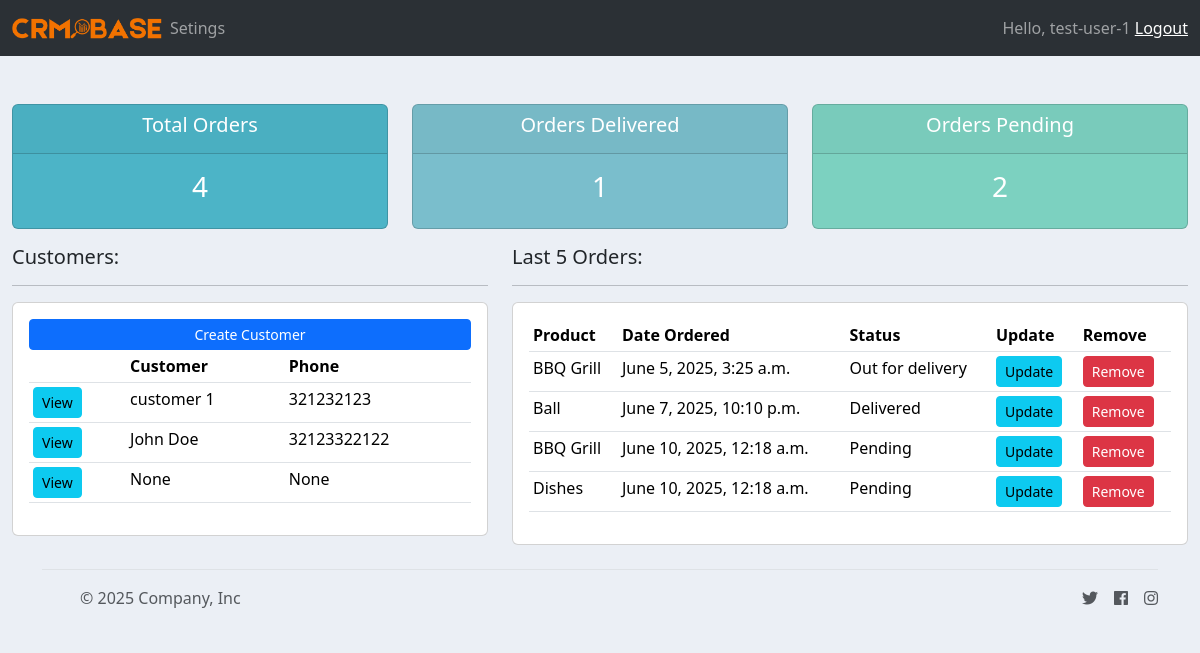
The page / (signed in) on the database as committed earlier.
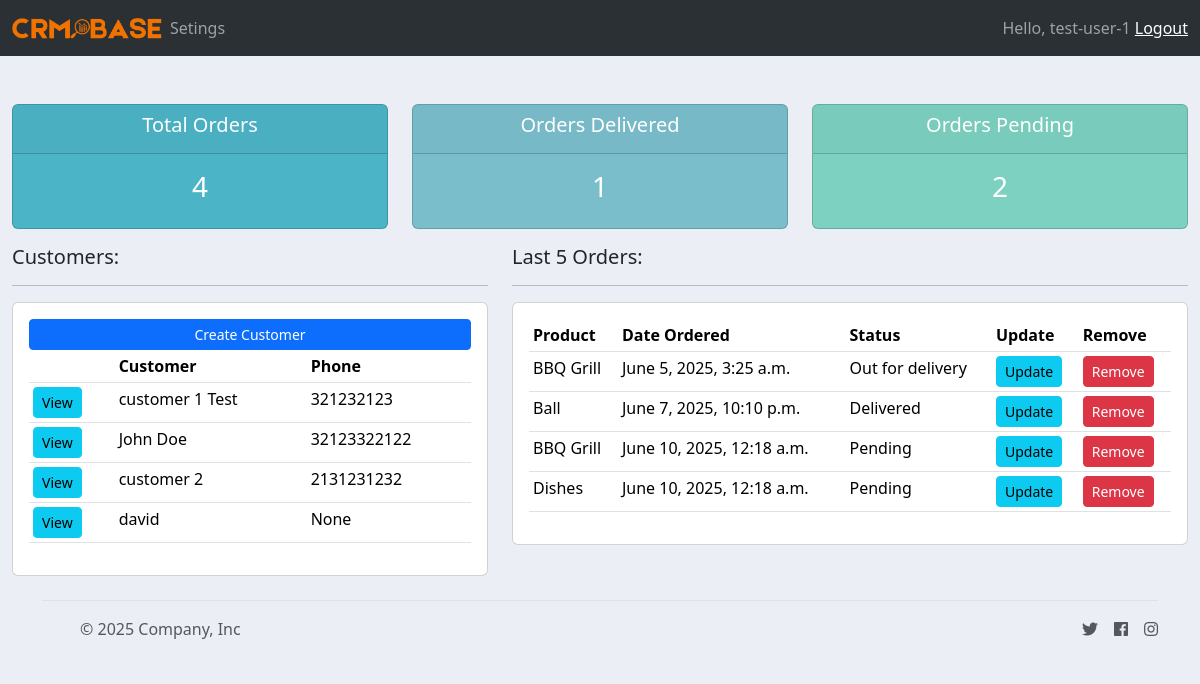
The same page on the database as committed later.
### account/models.py (models this page shows, shortened)
class Customer(models.Model):
    user = models.OneToOneField(User,null=True,blank=True,on_delete=models.CASCADE)
    name = models.CharField(max_length=200,null=True)
    email = models.CharField(max_length=200,null=True)
    phone = models.CharField(max_length=200,null=True)
    profile_pic = models.ImageField(default="profile-2.png",null=True,blank=True)
    date_created = models.DateTimeField(auto_now_add=True,null=True)

class Order(models.Model):
    STATUS = (
        ('Pending','Pending'),
        ('Out for delivery','Out for delivery'),
        ('Delivered','Delivered'),
    )
    customer = models.ForeignKey(Customer,null=True, on_delete=models.SET_NULL)
    product = models.ForeignKey(Product,null=True, on_delete=models.SET_NULL)
    date_created = models.DateTimeField(auto_now_add=True,null=True)
    status = models.CharField(max_length=200,null=True,choices=STATUS)
    note = models.CharField(max_length=1000,null=True)

class Product(models.Model):
    CATEGORY = (
        ('Indoor','Indoor'),
        ('Out Door','Out Door'),
    )
    name = models.CharField(max_length=200,null=True)
    price = models.FloatField(null=True)
    category = models.CharField(max_length=200,null=True, choices=CATEGORY)
    description = models.CharField(max_length=200,null=True,blank=True)
    date_created = models.DateTimeField(auto_now_add=True,null=True)
    tags = models.ManyToManyField(Tag)
    def __str__(self):
        return self.name

### account/decorators.py (the view)
    def wrapper_func(request,*args,**kwargs):
        group = None
        if request.user.groups.exists():
            group = request.user.groups.all()[0].name
        if group == 'customer':
            return redirect('user_page')
        else:
            return view_func(request,*args,**kwargs)

### account/views.py (called while the page is built)
@login_required(login_url="login")
@admin_only
def home(request):
    orders = Order.objects.all()
    customers = Customer.objects.all()
    total_customers = customers.count()
    total_orders = orders.count()
    delivered = orders.filter(status="Delivered").count()
    pending = orders.filter(status="Pending").count()
    context = {'orders':orders, 'customers':customers,
            "total_customers":total_customers,
            "total_orders":total_orders,
              "delivered":delivered,
                        "pending":pending          }
    return render(request,'account/dashboard.html',context)

### account/templates/account/dashboard.html
{% extends 'account/main.html' %} {% block content %}
<br />
{% include 'account/status.html' %}
<div class="row">
  <div class="col-md-5">
    <h5>Customers:</h5>
    <hr />
    <div class="card card-body">
      <a class="btn btn-primary btn-sm btn-block" href="">Create Customer</a>
      <table class="table table-sm">
        <tr>
          <th></th>
          <th>Customer</th>
          <th>Phone</th>
        </tr>
        {% for customer in customers %}
        <tr>
          <td>
            <a
              class="btn btn-sm btn-info"
              href="{% url 'customer' customer.id %}"
              >View</a
            >
          </td>
          <td>{{customer.name}}</td>
          <td>{{customer.phone}}</td>
        </tr>
        {% endfor %}
      </table>
    </div>
  </div>
  <div class="col-md-7">
    <h5>Last 5 Orders:</h5>
    <hr />
    <div class="card card-body">
      <table class="table table-sm">
        <tr>
          <th>Product</th>
          <th>Date Ordered</th>
          <th>Status</th>
          <th>Update</th>
          <th>Remove</th>
        </tr>
        {% for order in orders %}
        <tr>
          <td>{{order.product}}</td>
          <td>{{order.date_created}}</td>
          <td>{{order.status}}</td>
          <td>
            <a
              class="btn btn-sm btn-info"
              href="{% url 'update_order' order.id %}"
              >Update</a
            >
          </td>
          <td>
            <a
              class="btn btn-sm btn-danger"
              href="{% url 'delete_order' order.id %}"
              >Remove</a
            >
          </td>
        </tr>
        {% endfor %}
      </table>
    </div>
  </div>
</div>
{% endblock %}

### account/templates/account/main.html (shortened to what this page needs)
{% load static %}
<!DOCTYPE html>
<html>
  <head>
    <link
      href="https://cdn.jsdelivr.net/npm/bootstrap@5.3.6/dist/css/bootstrap.min.css"
      rel="stylesheet"
    />
    <link
      rel="stylesheet"
      href="https://use.fontawesome.com/releases/v5.6.1/css/all.css"
    />
    <link
      rel="stylesheet"
      type="text/css"
      href="{% static '/css/main.css' %}"
    />
  </head>
  <body>
    {% include 'account/navbar.html' %}
    <div class="container-fluid">{% block content %} {% endblock %}</div>
    {% include 'account/footer.html' %}
  </body>
</html>

### account/templates/account/navbar.html (shortened to what this page needs)
{% load static %}
<nav class="navbar navbar-expand-lg bg-body-tertiary" data-bs-theme="dark">
  <div class="container-fluid">
    <img src="{% static 'images/logo.png' %}" width="150" />
    <div class="collapse navbar-collapse" id="navbarText">
      <ul class="navbar-nav me-auto mb-2 mb-lg-0">
        {% if request.user.is_staff %}
        <li class="nav-item">
          <a class="nav-link active" aria-current="page" href="{% url 'home' %}"
            >Dashboard</a
          >
        </li>
        <li class="nav-item">
          <a class="nav-link" href="{% url 'products' %}">Products</a>
        </li>
        {% else %}
        <li class="nav-item">
          <a class="nav-link" href="{% url 'account' %}">Setings</a>
        </li>
        {% endif %}
      </ul>
      <span class="navbar-text">
        <span>Hello, {{request.user}}</span>
        <a class="hello-msg" href="{% url 'logout' %}">Logout</a>
      </span>
    </div>
  </div>
</nav>

### account/templates/account/status.html
<br />
<div class="row">
  <div class="col">
    <div class="col-md">
      <div class="card text-center text-white mb-3" id="total-orders">
        <div class="card-header">
          <h5 class="card-title">Total Orders</h5>
        </div>
        <div class="card-body">
          <h3 class="card-title">{{total_orders}}</h3>
        </div>
      </div>
    </div>
  </div>
  <div class="col">
    <div class="col-md">
      <div class="card text-center text-white mb-3" id="orders-delivered">
        <div class="card-header">
          <h5 class="card-title">Orders Delivered</h5>
        </div>
        <div class="card-body">
          <h3 class="card-title">{{delivered}}</h3>
        </div>
      </div>
    </div>
  </div>
  <div class="col">
    <div class="col-md">
      <div class="card text-center text-white mb-3" id="orders-pending">
        <div class="card-header">
          <h5 class="card-title">Orders Pending</h5>
        </div>
        <div class="card-body">
          <h3 class="card-title">{{pending}}</h3>
        </div>
      </div>
    </div>
  </div>
</div>

### account/templates/account/footer.html
<div class="container">
  <footer
    class="d-flex flex-wrap justify-content-between align-items-center py-3 my-4 border-top"
  >
    <div class="col-md-4 d-flex align-items-center">
      <a
        href="/"
        class="mb-3 me-2 mb-md-0 text-muted text-decoration-none lh-1"
      >
        <svg class="bi" width="30" height="24">
          <use xlink:href="#bootstrap" />
        </svg>
      </a>
      <span class="text-muted">&copy; {% now 'Y' %} Company, Inc</span>
    </div>
    <ul class="nav col-md-4 justify-content-end list-unstyled d-flex">
      <li class="ms-3">
        <a class="text-muted" href="#">
          <i class="fab fa-twitter"></i>
        </a>
      </li>
      <li class="ms-3">
        <a class="text-muted" href="#"><i class="fab fa-facebook"></i></a>
      </li>
      <li class="ms-3">
        <a class="text-muted" href="#"><i class="fab fa-instagram"></i></a>
      </li>
    </ul>
  </footer>
</div>

### static/css/main.css (style rules this page uses)
body { background-color: #ebeff5; }
#total-orders { background-color: #4cb4c7; }
#orders-delivered { background-color: #7abecc; }
#orders-pending { background-color: #7cd1c0; }

Rows that differ between the two databases and show on the page:
removed Customer: name "None", phone "None"
changed Customer: name "customer 1" → "customer 1 Test"
added Customer: name "customer 2", phone "2131231232"
added Customer: name "david", phone "None"
